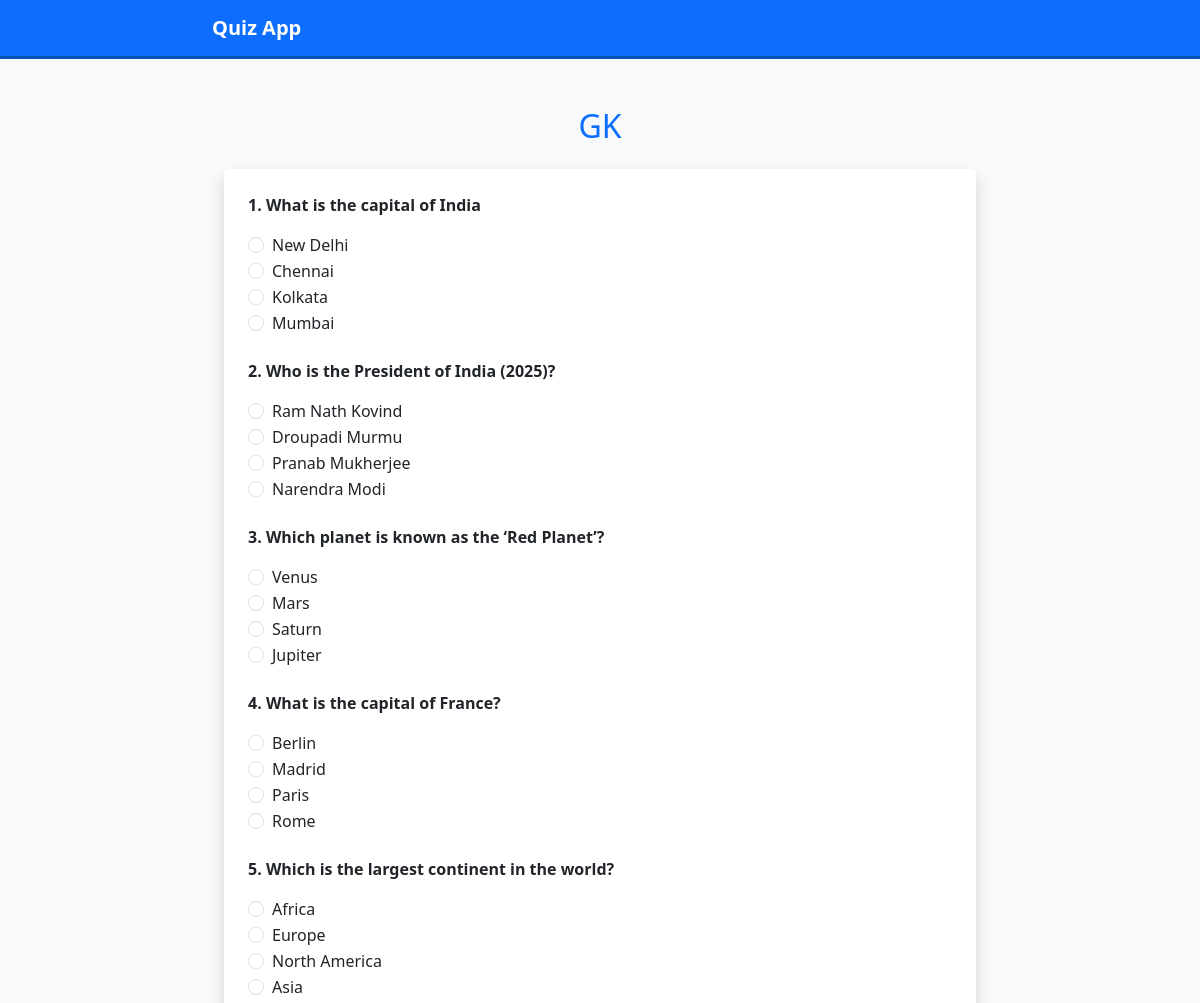
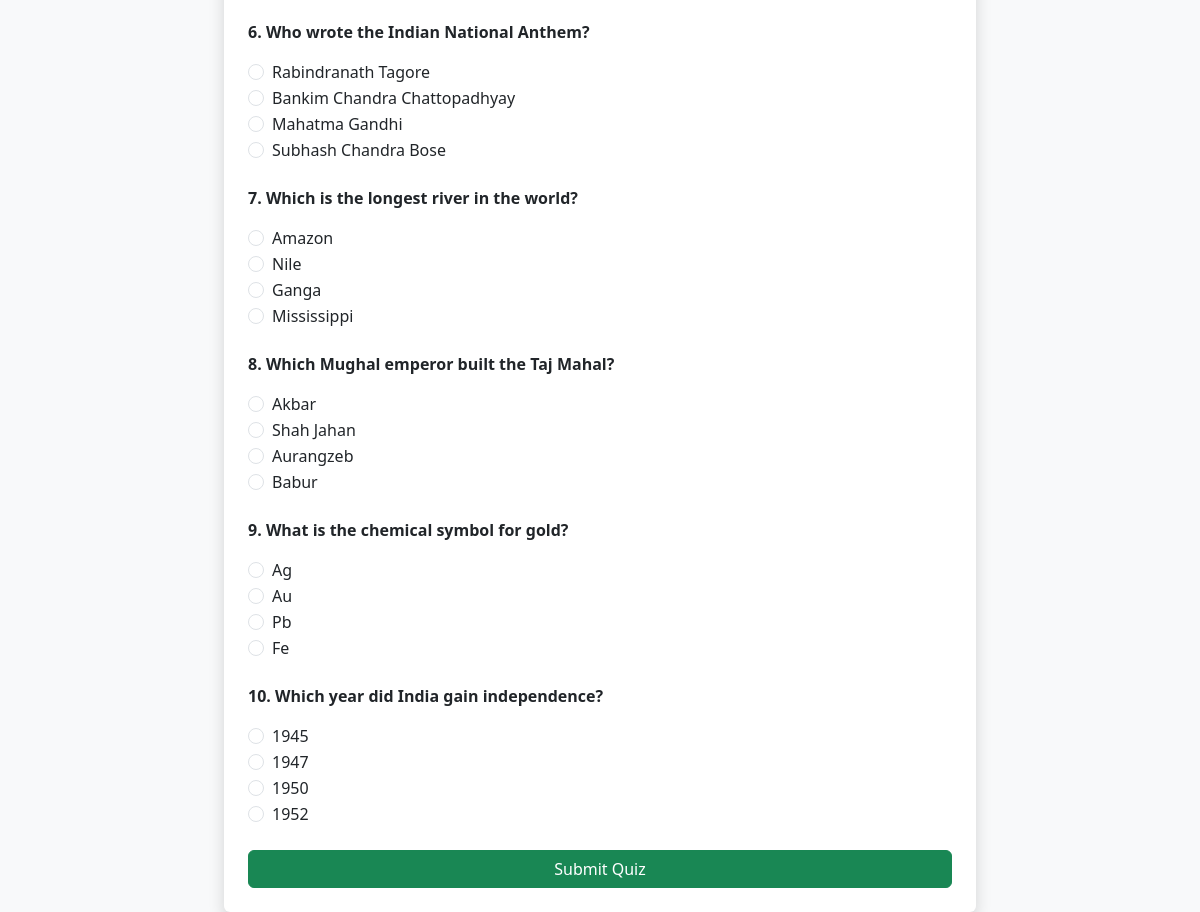
The app's page /quiz/1/ with its own data (2 pictures, top to bottom).
### quiz_app/models.py (models this page shows, shortened)
class Quiz(models.Model):
    title = models.CharField(max_length=200)

class Question(models.Model):
    quiz = models.ForeignKey(Quiz, on_delete=models.CASCADE)
    question_text = models.TextField()
    option1 = models.CharField(max_length=200)
    option2 = models.CharField(max_length=200)
    option3 = models.CharField(max_length=200)
    option4 = models.CharField(max_length=200)
    correct_answer = models.CharField(max_length=200)

### quiz_app/views.py (the view)
# urls.py: path('quiz/<int:quiz_id>/', views.quiz_detail, name='quiz_detail'),
def quiz_detail(request, quiz_id):
    quiz = get_object_or_404(Quiz, id=quiz_id)
    questions = Question.objects.filter(quiz=quiz)
    return render(request, 'quiz_app/quiz_detail.html', {'quiz': quiz, 'questions': questions})

### quiz_app/templates/quiz_app/quiz_detail.html
{% extends 'base.html' %} {% block content %}
<div class="container mt-5">
  <h2 class="text-center text-primary">{{ quiz.title }}</h2>
  <form
    method="POST"
    action="{% url 'quiz_submit' quiz.id %}"
    class="mt-4 p-4 bg-white shadow rounded"
  >
    {% csrf_token %} {% for question in questions %}
    <div class="mb-4">
      <p class="fw-bold">{{ forloop.counter }}. {{ question.question_text }}</p>
      <div class="form-check">
        <input
          class="form-check-input"
          type="radio"
          name="q{{ question.id }}"
          value="{{ question.option1 }}"
          required
        />
        <label class="form-check-label">{{ question.option1 }}</label>
      </div>
      <div class="form-check">
        <input
          class="form-check-input"
          type="radio"
          name="q{{ question.id }}"
          value="{{ question.option2 }}"
          required
        />
        <label class="form-check-label">{{ question.option2 }}</label>
      </div>
      <div class="form-check">
        <input
          class="form-check-input"
          type="radio"
          name="q{{ question.id }}"
          value="{{ question.option3 }}"
          required
        />
        <label class="form-check-label">{{ question.option3 }}</label>
      </div>
      <div class="form-check">
        <input
          class="form-check-input"
          type="radio"
          name="q{{ question.id }}"
          value="{{ question.option4 }}"
          required
        />
        <label class="form-check-label">{{ question.option4 }}</label>
      </div>
    </div>
    {% endfor %}
    <button
      type="submit"
      class="btn btn-success w-100"
    >
      Submit Quiz
    </button>
  </form>
</div>
{% endblock %}

### quiz_app/templates/base.html (shortened to what this page needs)
<!DOCTYPE html>
<html lang="en">
  <head>
    <link
      href="https://cdn.jsdelivr.net/npm/bootstrap@5.3.0/dist/css/bootstrap.min.css"
      rel="stylesheet"
    />
  </head>
  <body>
    <nav class="navbar navbar-expand-lg navbar-dark bg-primary">
      <div class="container">
        <a
          class="navbar-brand fw-bold"
          href="{% url 'quiz_list' %}"
          >Quiz App</a
        >
      </div>
    </nav>
    <div class="container mt-4">{% block content %} {% endblock %}</div>
  </body>
</html>

### quiz_app/templates/base.html (style rules this page uses)
body { background-color: #f8f9fa; }
.navbar { border-bottom: 3px solid #0056b3; }
.container { max-width: 800px; }

### records on screen
Quiz: title "GK"
Question: question_text "What is the capital of India", option1 "New Delhi", option2 "Chennai", option3 "Kolkata", option4 "Mumbai"
Question: question_text "Who is the President of India (2025)?", option1 "Ram Nath Kovind", option2 "Droupadi Murmu", option3 "Pranab Mukherjee", option4 "Narendra Modi"
Question: question_text "Which planet is known as the ‘Red Planet’?", option1 "Venus", option2 "Mars", option3 "Saturn", option4 "Jupiter"
Question: question_text "What is the capital of France?", option1 "Berlin", option2 "Madrid", option3 "Paris", option4 "Rome"
Question: question_text "Which is the largest continent in the world?", option1 "Africa", option2 "Europe", option3 "North America", option4 "Asia"
Question: question_text "Who wrote the Indian National Anthem?", option1 "Rabindranath Tagore", option2 "Bankim Chandra Chattopadhyay", option3 "Mahatma Gandhi", option4 "Subhash Chandra Bose"
Question: question_text "Which is the longest river in the world?", option1 "Amazon", option2 "Nile", option3 "Ganga", option4 "Mississippi"
Question: question_text "Which Mughal emperor built the Taj Mahal?", option1 "Akbar", option2 "Shah Jahan", option3 "Aurangzeb", option4 "Babur"
Question: question_text "What is the chemical symbol for gold?", option1 "Ag", option2 "Au", option3 "Pb", option4 "Fe"
Question: question_text "Which year did India gain independence?", option1 "1945", option2 "1947", option3 "1950", option4 "1952"
